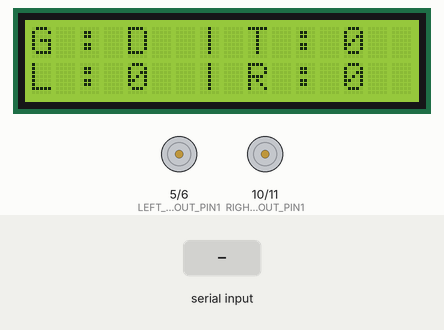
Bench run of a sketch on a simulated Arduino Uno, built with avr-gcc and run on an emulated ATmega328P. Shown: 16×2 character LCD, motor-driver pin pairs drawn as motors (green arrow = first pin HIGH = forward, orange = second pin HIGH = backward, longer = more drive). Inputs (shaded band) come from the test bench. What the sketch prints to the serial monitor is not drawn.

Above: at 1.2 s.
1.3 s: "TURN\n" received over Serial
At 2.0 s:
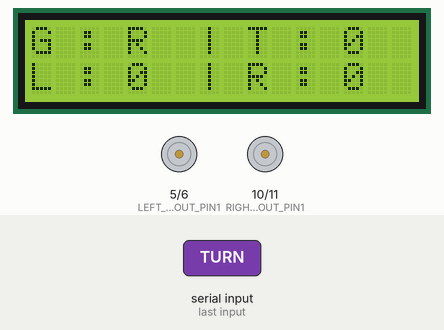
3.0 s: "A90\n" received over Serial
At 4.4 s:
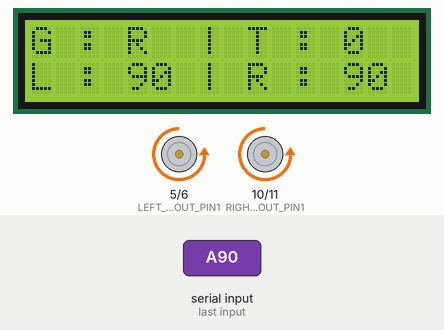
4.7 s: "A,45\n" received over Serial
At 5.8 s:
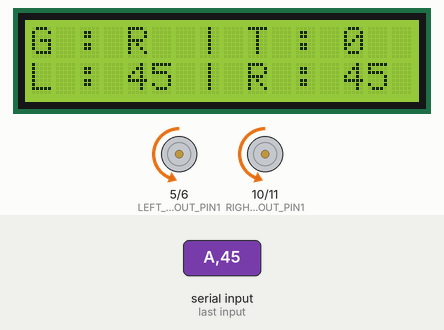
6.4 s: "B,45\n" received over Serial
At 7.1 s:
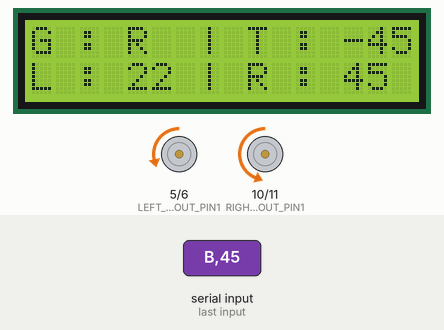
8.1 s: "B\n" received over Serial
At 9.5 s:
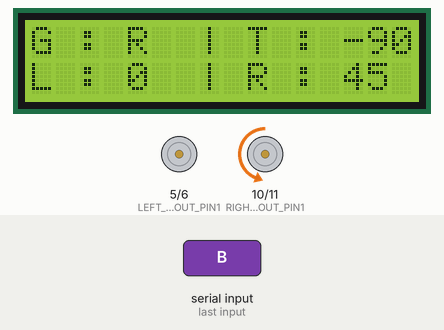
9.8 s: "D90\n" received over Serial
At 10.9 s:
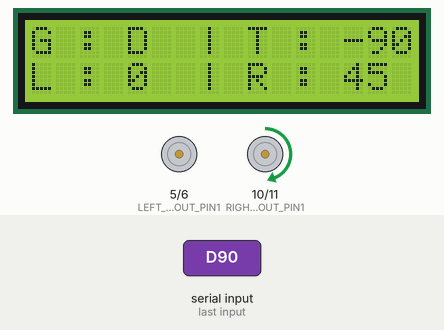
Timing chart, 0 to 12.5 s (numbered marks = the images above; inputs shaded):
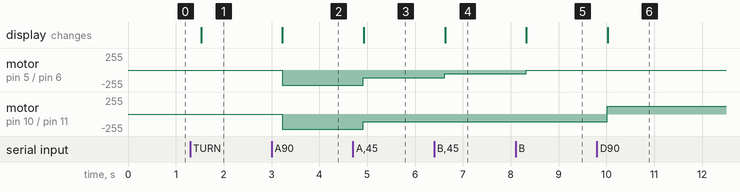

The sketch:

config.ino
```cpp
// throttle offset applied to left throttle;
int state_throttle_offset = 0;

/**
 * update throttle for left and right motors
 */
void config_updateLRThrottle(byte gear, int throttle, int turn) {
  config_simpleThrottleDist(gear, throttle, turn);
  serialPrintState();
}

/**
 * a simple throttle distribution function
 */
void config_simpleThrottleDist(byte gear, int throttle, int turn) {
  int turnWheelThrottle = throttle;
  if (turn < 0) { // turn left
    turnWheelThrottle = map(turn, -90, 0, 0, throttle);
    setLeftThrottle(turnWheelThrottle + state_throttle_offset);
    setRightThrottle(throttle);
  } else if (turn > 0) {  // turn right
    turnWheelThrottle = map(turn, 0, 90, throttle, 0);
    setLeftThrottle(throttle + state_throttle_offset);
    setRightThrottle(turnWheelThrottle);
  } else {
    setLeftThrottle(throttle + state_throttle_offset);
    setRightThrottle(throttle);
  }
}
```

aGlobal.ino
```cpp
byte const GEAR_DRIVE = 0;
byte const GEAR_REVERSE = 1;
byte const GEAR_NEUTRAL = 2;  // not used
byte const GEAR_PARKING = 3;  // not used

byte const EXE_TIME_WINDOW = 200;

int LEFT_MOTOR_OUT_PIN1 = 5;
int LEFT_MOTOR_OUT_PIN2 = 6;

int RIGHT_MOTOR_OUT_PIN1 = 10;
int RIGHT_MOTOR_OUT_PIN2 = 11;
```

communication.ino
```cpp
String cmdStr = "";
String cmdValueStr = "";
boolean cmdComplete = false;

unsigned long cmd_last_time = 0;
int const CMD_TIME_WINDOW = 20; // in ms

boolean isCmdCompleted() {
  return cmdComplete;
}

String getCmdStr() {
  return cmdStr;
}

int getCmdValue() {
  return cmdValueStr.toInt();
}

void serialEvent() {
  int t = millis();
  if (t - cmd_last_time < CMD_TIME_WINDOW) {
    return;
  }

  while (Serial.available()) {
    char inChar = (char) Serial.read();

    switch(inChar) {
      case 'A': // throttle
        cmdStr = "THROTTLE";
        cmdComplete = false;
        break;
      case 'B': // turn
        cmdStr = "TURN";
        cmdComplete = false;
        break;
      case 'R': // R gear
        cmdStr = "REVERSE";
        cmdComplete = false;
        break;
      case 'D': // D gear
        cmdStr = "DRIVE";
        cmdComplete = false;
        break;
      case 'O': // offset
        cmdStr = "OFFSET";
        cmdComplete = false;
      case '\n':
        executeCmd(cmdStr, cmdValueStr);
        clearCmd();
        break;
      default:
        if (isDigit(inChar)) {
          cmdValueStr += inChar;
        }
    }
  }

  cmd_last_time = millis();
}

void clearCmd() {
  cmdStr = "";
  cmdValueStr = "";
  cmdComplete = true;
}

void executeCmd(String cmdStr, String cmdValueStr) {
  if (cmdStr == "THROTTLE") {
    updateThrottle(cmdValueStr.toInt());
  } else if (cmdStr == "TURN") {
    updateTurn(cmdValueStr.toInt()); // 0 - 179
  } else if (cmdStr == "DRIVE") {
    updateGear(GEAR_DRIVE);
  } else if (cmdStr == "REVERSE") {
    updateGear(GEAR_REVERSE);
  } else if (cmdStr == "OFFSET") {
    updateOffset(cmdValueStr.toInt());
  }
}

void updateThrottle(int throttle) {
  int normalizedThrottle = throttle; //map(throttle, 0, 99, 0, 255);
  //Serial.println("update throttle to " + String(normalizedThrottle));
  setThrottle(normalizedThrottle);
}

void updateTurn(int turn) {
  int angle = map(turn, 0, 179, -90, 90);
  //Serial.println("update turn to " + String(turn) + "-" + String(angle));
  setTurn(angle);
}

void updateGear(byte gear) {
  //Serial.println("update gear to D");
  setGear(gear);
}

void updateOffset(int offset) {
  //Serial.println("update throttle offset to " + String(offset));
  setThrottleOffset(offset);
}
```

display.ino
```cpp
LiquidCrystal lcd(9, 8, 7, 4, 3, 2);

void initDisplay() {
  lcd.begin(16, 2);
}

/**
 * print on lcd screen with 2 lines of text
 */
void lcdPrint(String line1, String line2) {
  lcd.clear();
  lcd.print(line1);
  lcd.setCursor(0, 1);
  lcd.print(line2);
}

/**
 * debug info on lcd screen
 */
void lcdDebug(String text) {
  lcd.clear();
  lcd.print(text);
}

/**
 * display current state
 */
void displayState() {
  if (!lcdDisplayEnabled()) {
    return;
  }
  byte gear = getGear();
  String strGear = "D";
  if (gear == GEAR_DRIVE) {
    strGear = "D";
  } else {
    strGear = "R";
  }
  int lThrottle = getLeftThrottle();
  int rThrottle = getRightThrottle();
  int turn = getTurn();

  lcdPrint(
    "G : " + strGear + "  | T : " + String(turn),
    "L : " + getThrottleStr(lThrottle) + "| R : " + String(rThrottle)
  );
}

void serialPrintState() {
  Serial.println("Throttle: " + String(getThrottle()));
  Serial.println("Left: " + String(getLeftThrottle()));
  Serial.println("Right: " + String(getRightThrottle()));
  Serial.println("Turn: " + String(getTurn()));
  Serial.println("loffset: " + String(getThrottleOffset()));
}

String getThrottleStr(int throttle) {
  int d = throttle/10;
  if (d == 0) {
    return String(throttle) + "  ";
  } else {
    return String(throttle) + " ";
  }
}
```

executor.ino
```cpp
void initExecutor() {
  pinMode(LEFT_MOTOR_OUT_PIN1, OUTPUT);
  pinMode(LEFT_MOTOR_OUT_PIN2, OUTPUT);
  pinMode(RIGHT_MOTOR_OUT_PIN1, OUTPUT);
  pinMode(RIGHT_MOTOR_OUT_PIN2, OUTPUT);
}

void execute() {
  int left = getLeftThrottle();
  int right = getRightThrottle();
  int gear = getGear();

  // output to motor
  int l = map(left, 0, 99, 0, 255);
  int r = map(right, 0, 99, 0, 255);

  if (gear == GEAR_DRIVE) { // DRIVE
    analogWrite(LEFT_MOTOR_OUT_PIN1, l);
    analogWrite(LEFT_MOTOR_OUT_PIN2, 0);
    analogWrite(RIGHT_MOTOR_OUT_PIN1, r);
    analogWrite(RIGHT_MOTOR_OUT_PIN2, 0);
  } else { // REVERSE
    analogWrite(LEFT_MOTOR_OUT_PIN1, 0);
    analogWrite(LEFT_MOTOR_OUT_PIN2, l);
    analogWrite(RIGHT_MOTOR_OUT_PIN1, 0);
    analogWrite(RIGHT_MOTOR_OUT_PIN2, r);
  }
}
```

state.ino
```cpp
byte state_gear = GEAR_DRIVE;
int state_turn = 0; // how fast it turns, -90 to 90
int state_throttle = 0; // throttle value, controls how fast it runs, 0 to 99

// throttles for each side motor
int state_throttle_left = 0;
int state_throttle_right = 0;

// last modified time
unsigned long state_laste_modified_time = 0;

// enable lcd
boolean enableLcdDisplay = true;

/**
 * Initiate the state
 */
void initState() {
  state_gear = GEAR_DRIVE;
  state_turn = 0;
  state_throttle = 0;
  config_updateLRThrottle(state_gear, state_throttle, state_turn);
}

byte getGear() {
  return state_gear;
}

void setGear(byte gear) {
  if (gear < 0 || gear > 1) {
    return;
  }
  if (gear == state_gear) {
    return;
  }
  state_gear = gear;
  config_updateLRThrottle(state_gear, state_throttle, state_turn);
  state_laste_modified_time = millis();
}

int getTurn() {
  return state_turn;
}

void setTurn(int turn) {
  if (turn < -90 || turn > 90) {
    return;
  }
  if (turn == state_turn) {
    return;
  }
  state_turn = turn;
  config_updateLRThrottle(state_gear, state_throttle, state_turn);
  state_laste_modified_time = millis();
}

int getThrottle() {
  return state_throttle;
}

void setThrottle(int throttle) {
  if (throttle < 0 || throttle > 99) {
    return;
  }
  if (throttle == state_throttle) {
    return;
  }
  state_throttle = throttle;
  config_updateLRThrottle(state_gear, state_throttle, state_turn);
  state_laste_modified_time = millis();
}

int getLeftThrottle() {
  return state_throttle_left;
}

void setLeftThrottle(int throttle) {
  state_throttle_left = throttle;
}

int getRightThrottle() {
  return state_throttle_right;
}

void setRightThrottle(int throttle) {
  state_throttle_right = throttle;
}

int getThrottleOffset() {
  return state_throttle_offset;
}

void setThrottleOffset(int offset) {
  if (offset < -50 || offset > 50) {
    return;
  }
  if (state_throttle_offset == offset) {
    return;
  }
  state_throttle_offset = offset;
  // don't update throttle immiedately, it will be applied when throttle or turn changed
}

unsigned long getStateLastModifiedTime() {
  return state_laste_modified_time;
}

boolean lcdDisplayEnabled() {
  return enableLcdDisplay;
}

/**
 * load state from EEPROM
 */
void loadState() {
  // TODO: load state from EEPROM
}

/**
 * save state to EEPROM
 */
void saveState() {
  // TODO: save state to EEPROM
}
```

tank.ino
```cpp
#include <LiquidCrystal.h>
```

zMain.ino
```cpp
int t = 0;

unsigned long last_modif_time = getStateLastModifiedTime();

void setup() {
  Serial.begin(9600);

  initState();
  initDisplay();
  initExecutor();

  displayState();
}

void loop() {
  t = millis();
  unsigned long last = getStateLastModifiedTime();

  if (t - last < EXE_TIME_WINDOW) {
    return;
  }

  if (last == last_modif_time) {
    return;
  }

  // execute according to the new state
  if (isCmdCompleted()) {
    //Serial.println("executing cmd ...");
    execute();
  }

  Serial.println("displayState");
  displayState();

  last_modif_time = last;
}
```

Measured:
- after the input at 1.3 s, the display: changes after 0.23 s (image 1)
- after the input at 3.0 s, motor on pin 5 (LEFT_MOTOR_OUT_PIN1) / pin 6 (LEFT_MOTOR_OUT_PIN2), motor on pin 10 (RIGHT_MOTOR_OUT_PIN1) / pin 11 (RIGHT_MOTOR_OUT_PIN2): stopped → backward 231/255 after 0.22 s; the display: changes after 0.23 s (image 2)
- after the input at 4.7 s, motor on pin 5 (LEFT_MOTOR_OUT_PIN1) / pin 6 (LEFT_MOTOR_OUT_PIN2), motor on pin 10 (RIGHT_MOTOR_OUT_PIN1) / pin 11 (RIGHT_MOTOR_OUT_PIN2): backward 231/255 → backward 115/255 after 0.22 s; the display: changes after 0.23 s (image 3)
- after the input at 6.4 s, motor on pin 5 (LEFT_MOTOR_OUT_PIN1) / pin 6 (LEFT_MOTOR_OUT_PIN2): backward 115/255 → backward 56/255 after 0.22 s; the display: changes after 0.23 s (image 4)
- after the input at 8.1 s, motor on pin 5 (LEFT_MOTOR_OUT_PIN1) / pin 6 (LEFT_MOTOR_OUT_PIN2): backward 56/255 → stopped after 0.22 s; the display: changes after 0.23 s (image 5)
- after the input at 9.8 s, motor on pin 10 (RIGHT_MOTOR_OUT_PIN1) / pin 11 (RIGHT_MOTOR_OUT_PIN2): backward 115/255 → forward 115/255 after 0.22 s; the display: changes after 0.23 s (image 6)
